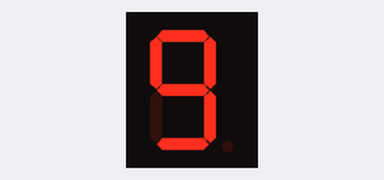
A sketch run on a simulated Arduino Uno, built with avr-gcc and run on an emulated ATmega328P. On the bench: 1-digit seven-segment display. Wiring (inferred from the names in the program): 1-digit 7-segment display, segments lit when HIGH: segments pin 2, pin 3, pin 4, pin 5, pin 6, pin 7, pin 8. The segment pins are drawn as the display they are named for.

Above: at 0.1 s.
At 1.1 s:
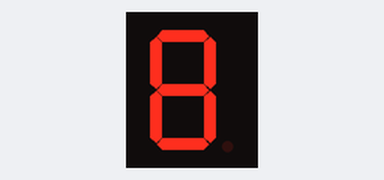
At 2.1 s:
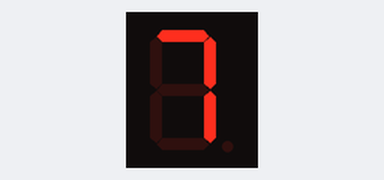
At 4.1 s:
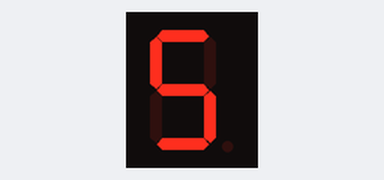
At 6.1 s:
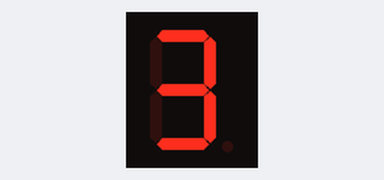
At 9.1 s:
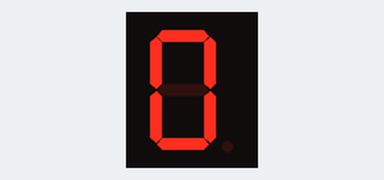

The sketch:

SEVEN_SEGMENT_DISPLAY.ino
```cpp
// C++ code
//
int A=2,B=3,C=4,D=5,E=6,F=7,G=8;

void setup()
{
  pinMode(A, OUTPUT);
  pinMode(B, OUTPUT);
  pinMode(C, OUTPUT);
  pinMode(D, OUTPUT);
  pinMode(E, OUTPUT);
  pinMode(F, OUTPUT);
  pinMode(G, OUTPUT);
}
void display9(){
  digitalWrite(A, HIGH);
  digitalWrite(B, HIGH);
  digitalWrite(C, HIGH);
  digitalWrite(D, HIGH);
  digitalWrite(E, LOW);
  digitalWrite(F, HIGH);
  digitalWrite(G, HIGH);
  delay(1000);
}
void display8(){
  digitalWrite(A, HIGH);
  digitalWrite(B, HIGH);
  digitalWrite(C, HIGH);
  digitalWrite(D, HIGH);
  digitalWrite(E, HIGH);
  digitalWrite(F, HIGH);
  digitalWrite(G, HIGH);
  delay(1000);
}
void display7(){
  digitalWrite(A, HIGH);
  digitalWrite(B, HIGH);
  digitalWrite(C, HIGH);
  digitalWrite(D, LOW);
  digitalWrite(E, LOW);
  digitalWrite(F, LOW);
  digitalWrite(G, LOW);
  delay(1000);
}
void display6(){
  digitalWrite(A, HIGH);
  digitalWrite(B, LOW);
  digitalWrite(C, HIGH);
  digitalWrite(D, HIGH);
  digitalWrite(E, HIGH);
  digitalWrite(F, HIGH);
  digitalWrite(G, HIGH);
  delay(1000);
}
void display5(){
  digitalWrite(A, HIGH);
  digitalWrite(B, LOW);
  digitalWrite(C, HIGH);
  digitalWrite(D, HIGH);
  digitalWrite(E, LOW);
  digitalWrite(F, HIGH);
  digitalWrite(G, HIGH);
  delay(1000);
}
void display4(){
  digitalWrite(A, LOW);
  digitalWrite(B, HIGH);
  digitalWrite(C, HIGH);
  digitalWrite(D, LOW);
  digitalWrite(E, LOW);
  digitalWrite(F, HIGH);
  digitalWrite(G, HIGH);
  delay(1000);
}
void display3(){
  digitalWrite(A, HIGH);
  digitalWrite(B, HIGH);
  digitalWrite(C, HIGH);
  digitalWrite(D, HIGH);
  digitalWrite(E, LOW);
  digitalWrite(F, LOW);
  digitalWrite(G, HIGH);
  delay(1000);
}
void display2(){
  digitalWrite(A, HIGH);
  digitalWrite(B, HIGH);
  digitalWrite(C, LOW);
  digitalWrite(D, HIGH);
  digitalWrite(E, HIGH);
  digitalWrite(F, LOW);
  digitalWrite(G, HIGH);
  delay(1000);
}
void display1(){
  digitalWrite(A, LOW);
  digitalWrite(B, HIGH);
  digitalWrite(C, HIGH);
  digitalWrite(D, LOW);
  digitalWrite(E, LOW);
  digitalWrite(F, LOW);
  digitalWrite(G, LOW);
  delay(1000);
}
void display0(){
  digitalWrite(A, HIGH);
  digitalWrite(B, HIGH);
  digitalWrite(C, HIGH);
  digitalWrite(D, HIGH);
  digitalWrite(E, HIGH);
  digitalWrite(F, HIGH);
  digitalWrite(G, LOW);
  delay(1000);
}
void loop()
{
  display9();
  display8();
  display7();
  display6();
  display5();
  display4();
  display3();
  display2();
  display1();
  display0();
}
```

Measured:
- by itself, everything shown: repeats every 10.0 s, in 10 steps
- what the display in image 1 shows lasts 1.0 s, from 1.0 s to 2.0 s
